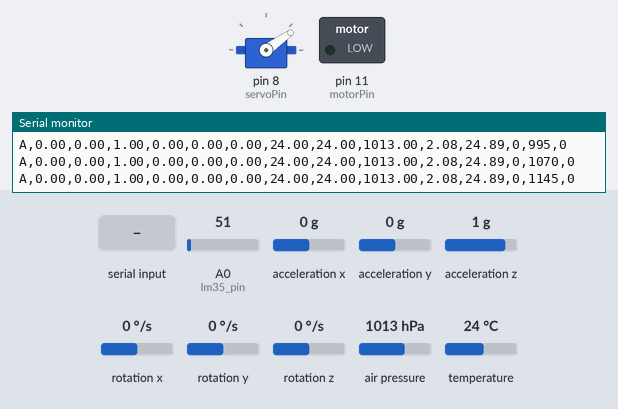
A sketch run on a simulated Arduino Uno, built with avr-gcc and run on an emulated ATmega328P. Shown: servo, switched loads named in the sketch (green lamp = pin HIGH), the last lines printed to the serial monitor. Wiring (inferred from the names in the program): MPU-6050 motion sensor at I2C address 0x68. The inputs (shaded band) are chosen by the test bench; at power-on: A0 (lm35_pin) = 51, acceleration x 0 g, acceleration y 0 g, acceleration z 1 g, rotation x 0 °/s, rotation y 0 °/s, rotation z 0 °/s, air pressure 1013 hPa, temperature 24 °C.

Above: at 1.2 s.
1.3 s: "I" received over Serial
At 2.3 s:
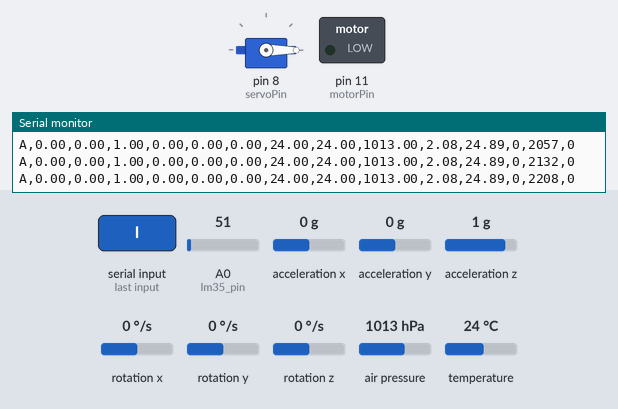
2.8 s: byte 75 ('K') received over Serial
At 4.0 s:
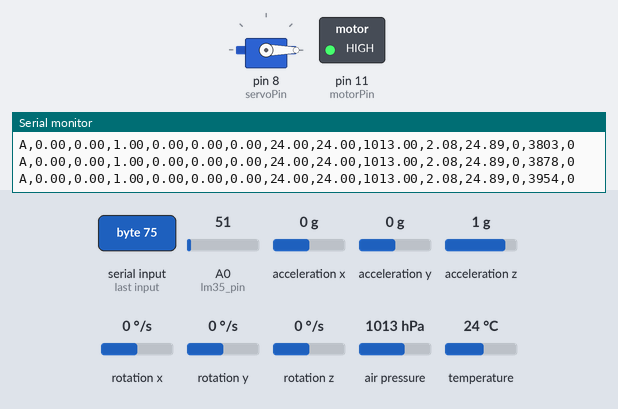
4.3 s: byte 78 ('N') received over Serial
At 4.8 s:
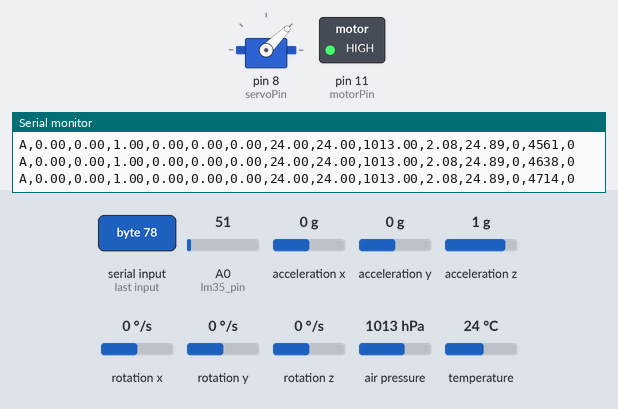
5.8 s: byte 76 ('L') received over Serial
At 6.6 s:
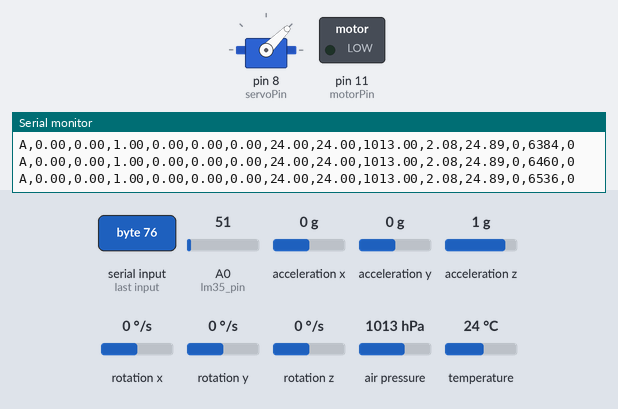
7.3 s: byte 79 ('O') received over Serial
At 8.0 s:
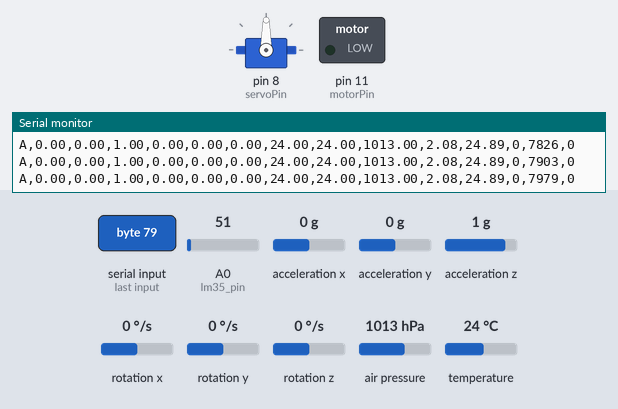
8.8 s: byte 75 ('K') received over Serial
At 9.8 s:
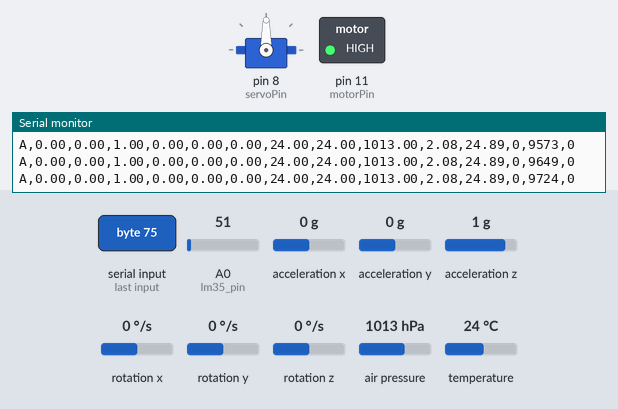
Timing chart, 0 to 11.3 s (numbered marks = the images above; inputs shaded):
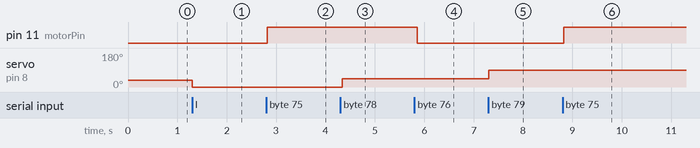

The sketch:

OFS.ino
```cpp
#include <Wire.h> // I2C library
#include <Adafruit_Sensor.h>
#include <Adafruit_BMP280.h>
#include <Servo.h>

/* Constants */
// MPU-6050
const int MPU_6050_addr = 0x68; // I2C address of the MPU-6050
const byte PWR_MGMT_1 = 0x6B; // PWR_MGMT_1 register address of the MPU-6050
const byte ACCEL_CONFIG = 0x1C; // ACCEL_CONFIG register address of the MPU-6050
const byte ACCEL_XOUT_H = 0x3B; // ACCEL_XOUT_H register address of the MPU-6050
const byte GYRO_CONFIG = 0x1B; // GYRO_CONFIG register address of the MPU-6050
const int lm35_pin = A0;
const int servoPin = 8;
const int motorPin = 11;

/* Variables */
// MPU-6050
float MPU_6050_AccX;
float MPU_6050_AccY;
float MPU_6050_AccZ;
float MPU_6050_Temp;
float MPU_6050_GyroX;
float MPU_6050_GyroY;
float MPU_6050_GyroZ;
float extTemp;

// BMP280
Adafruit_BMP280 bme;
float bmeTemp;
float bmePressure;
float bmeAltitude;

/* Slopes */
float AccXSlope;
float AccYSlope;
float AccZSlope;
float GyroXSlope;
float GyroYSlope;
float GyroZSlope;
float pressureSlope;
float altitudeSlope;

float accXCalibration = 0;
float accYCalibration = 0;
float accZCalibration = 0;
float gyroXCalibration = 0;
float gyroYCalibration = 0;
float gyroZCalibration = 0;

unsigned long prevTime;
unsigned long currTime;
float AccXPrev;
float AccYPrev;
float AccZPrev;
float GyroXPrev;
float GyroYPrev;
float GyroZPrev;
float pressurePrev;
float altitudePrev;

Servo Servo1;

int tele = 1;
int motorOn = 0;
int parachuteOut = 0;
int autoChange = 1;
int armed = 0;
unsigned long liveTime = 0;
unsigned long armedTime = 0;
unsigned long missionTime = 0;
int intialAltitude = 0;
unsigned long drivingStartTime = 0;
int firstLanding = 0;

int didReleaseParachute = 0;
int didDrive = 0;

/*
 * 0: Unarmed
 * 1: Pre-Flight
 * 2: Flight
 * 3: Landed
 * 4: Post-Landing
 * 5: Manual Control
 */
int flightState = 0;

void updateState() {
  if(autoChange == 1) {
    switch (flightState) {
    case 0: // Unarmed -> Pre-Flight
      if(armed == 1) {
        intialAltitude = bmeAltitude;
        flightState = 1;
        armedTime = liveTime;
      }
      break;
    case 1: // Pre-Flight -> Flight
      flightState = 2;
      break;
    case 2: // Flight -> Landed
      if(missionTime > 360000) {
        flightState = 3;
      }
      break;
    case 3: // Landed -> Post-Landing
      /*
      if(didReleaseParachute == 1 && didDrive == 1) {
        flightState = 4;
      }
      */
      break;
    case 4: // Post-Landing
      firstLanding = 0;
      break;
    case 5: // Manual Control
      break;
    default:
      break;
    }
  }
}

void calibrateAll() {
  accXCalibration = 0 - MPU_6050_AccX;
  accYCalibration = 0 - MPU_6050_AccY;
  accZCalibration = 0 - MPU_6050_AccZ;
  gyroXCalibration = 0 - MPU_6050_GyroX;
  gyroYCalibration = 0 - MPU_6050_GyroY;
  gyroZCalibration = 0 - MPU_6050_GyroZ;
}

void resetCalibration() {
  accXCalibration = 0;
  accYCalibration = 0;
  accZCalibration = 0;
  gyroXCalibration = 0;
  gyroYCalibration = 0;
  gyroZCalibration = 0;
}

void receiveUplink() {
  if(Serial.available() > 0) {
   char input = Serial.read();
   if(input == 'A') {
    resetCalibration();
   } else if(input == 'B') {
    calibrateAll();
   } else if(input == 'C') {
    flightState = 5;
    autoChange = 0;
    finishDriving();
   } else if(input == 'D') {
    armed = 1;
   } else if(input == 'E') {
    flightState = 1;
   } else if(input == 'F') {
    flightState = 2;
   } else if(input == 'G') {
    flightState = 3;
   } else if(input == 'H') {
    flightState = 4;
   } else if(input == 'I') {
    releaseParachute();
   } else if(input == 'J') {
    attachParachute();
   } else if(input == 'K') {
    beginDriving();
   } else if(input == 'L') {
    finishDriving();
   } else if(input == 'M') {
    Servo1.write(0);
   } else if(input == 'N') {
    Servo1.write(45);
   } else if(input == 'O') {
    Servo1.write(90);
   }
  }
}

void sendTelemetry() {
  if(tele == 1) {
      Serial.println("A," + String(MPU_6050_AccX, 2) + "," + String(MPU_6050_AccY, 2) + "," + String(MPU_6050_AccZ, 2) + "," + String(MPU_6050_GyroX,2 ) + "," + String(MPU_6050_GyroY, 2) + "," + String(MPU_6050_GyroZ, 2) + "," + String(MPU_6050_Temp, 2) + "," + String(bmeTemp, 2) + "," + String(bmePressure, 2) + "," + String(bmeAltitude, 2) + "," + String(extTemp, 2) + "," + String(flightState) + "," + String(liveTime) + "," + String(missionTime));
      // Serial.println("B," + String(motorOn) + "," + String(parachuteOut) + "," + String(autoChange) + "," + String(isDriving) + "," + String(didDrive) + "," + String(drivingTime));
   }
}

void releaseParachute() {
  Servo1.write(0);
  parachuteOut = 1;
}

void attachParachute() {
  Servo1.write(45);
  parachuteOut = 0;
}

void beginDriving() {
  digitalWrite(motorPin, HIGH);
  motorOn = 1;
}

/*
void drive() {
  didDrive == 1;
  if(isDriving == 1) {
    if(millis() - drivingTime > 20000) {
      isDriving = 0;
      drivingTime = 0;
      finishDriving();
    }
  } else {
    isDriving = 1;
    drivingTime = millis();
    beginDriving();
  }
}
*/

void finishDriving() {
  digitalWrite(motorPin, LOW);
  motorOn = 0;
}

void calculateSlopes() {
  if(currTime - prevTime > 1000) {
    AccXSlope = (MPU_6050_AccX - AccXPrev) / (currTime - prevTime) * 100;
    AccYSlope = (MPU_6050_AccY - AccYPrev) / (currTime - prevTime) * 100;
    AccZSlope = (MPU_6050_AccZ - AccZPrev) / (currTime - prevTime) * 100;
    GyroXSlope = (MPU_6050_GyroX - GyroXPrev) / (currTime - prevTime);
    GyroYSlope = (MPU_6050_GyroY - GyroYPrev) / (currTime - prevTime);
    GyroZSlope = (MPU_6050_GyroZ - GyroZPrev) / (currTime - prevTime);
    pressureSlope = (bmePressure - pressurePrev) / (currTime - prevTime);
    altitudeSlope = (bmeAltitude - altitudePrev) / (currTime - prevTime);
    AccXPrev = MPU_6050_AccX;
    AccYPrev = MPU_6050_AccY;
    AccZPrev = MPU_6050_AccZ;
    GyroXPrev = MPU_6050_GyroX;
    GyroYPrev = MPU_6050_GyroY;
    GyroZPrev = MPU_6050_GyroZ;
    pressurePrev = bmePressure;
    altitudePrev = bmeAltitude;
    prevTime = currTime;
  }
}

void collectData() {
  Wire.beginTransmission(MPU_6050_addr);
  Wire.write(ACCEL_XOUT_H); // ACC_XOUT_H register
  Wire.endTransmission();
  Wire.requestFrom(MPU_6050_addr, 14); // Requesting 14 bytes from the MPU-6050
  MPU_6050_AccX = Wire.read() << 8 | Wire.read();
  MPU_6050_AccY = Wire.read() << 8 | Wire.read();
  MPU_6050_AccZ = Wire.read() << 8 | Wire.read();
  MPU_6050_Temp = Wire.read() << 8 | Wire.read();
  MPU_6050_GyroX = Wire.read() << 8 | Wire.read();
  MPU_6050_GyroY = Wire.read() << 8 | Wire.read();
  MPU_6050_GyroZ = Wire.read() << 8 | Wire.read();
  MPU_6050_AccX = MPU_6050_AccX / 4096;
  MPU_6050_AccY = MPU_6050_AccY / 4096;
  MPU_6050_AccZ = MPU_6050_AccZ / 4096;
  MPU_6050_AccX = MPU_6050_AccX + accXCalibration;
  MPU_6050_AccY = MPU_6050_AccY + accYCalibration;
  MPU_6050_AccZ = MPU_6050_AccZ + accZCalibration;
  MPU_6050_Temp = MPU_6050_Temp / 340 + 36.53;
  MPU_6050_GyroX = MPU_6050_GyroX / 65.5;
  MPU_6050_GyroY = MPU_6050_GyroY / 65.5;
  MPU_6050_GyroZ = MPU_6050_GyroZ / 65.5;
  MPU_6050_GyroX = MPU_6050_GyroX + gyroXCalibration;
  MPU_6050_GyroY = MPU_6050_GyroY + gyroYCalibration;
  MPU_6050_GyroZ = MPU_6050_GyroZ + gyroZCalibration;
  int temp_adc_val;
  float temp_val;
  temp_adc_val = analogRead(lm35_pin);  /* Read Temperature */
  temp_val = (temp_adc_val * 4.88); /* Convert adc value to equivalent voltage */
  temp_val = (temp_val/10); /* LM35 gives output of 10mv/°C */
  extTemp = temp_val;
  bmeTemp = bme.readTemperature();
  bmePressure = bme.readPressure() / 100.0F;
  bmeAltitude = bme.readAltitude(1013.25);
  currTime = millis();

  /*
      Serial.print("MPU-6050 Acc X-Axis  = "); Serial.print(MPU_6050_AccX,2); Serial.println(" [g]");
      Serial.print("MPU-6050 Acc Y-Axis  = "); Serial.print(MPU_6050_AccY,2); Serial.println(" [g]");
      Serial.print("MPU-6050 Acc Z-Axis  = "); Serial.print(MPU_6050_AccZ,2); Serial.println(" [g]");
      Serial.print("MPU-6050 Gyro X-Axis = "); Serial.print(MPU_6050_GyroX,2); Serial.println(" [deg/s]");
      Serial.print("MPU-6050 Gyro Y-Axis = "); Serial.print(MPU_6050_GyroY,2); Serial.println(" [deg/s]");
      Serial.print("MPU-6050 Gyro Z-Axis = "); Serial.print(MPU_6050_GyroZ,2); Serial.println(" [deg/s]");
      Serial.print("MPU-6050 Temperature = "); Serial.print(MPU_6050_Temp,1); Serial.println(" [*C]");
      Serial.println("------");
      Serial.print("BMP280 Temperature   = "); Serial.print(bmeTemp); Serial.println(" [*C]");
      Serial.print("BMP280 Pressure      = "); Serial.print(bmePressure); Serial.println(" [hPa]");
      Serial.print("BMP280 Approx Alt    = "); Serial.print(bmeAltitude); Serial.println(" [m]");
      Serial.println("------");
  */

  // calculateSlopes();
}

void setup() {
  Wire.begin();
  Wire.beginTransmission(MPU_6050_addr);
  Wire.write(PWR_MGMT_1);
  Wire.write(0); // Waking up the MPU-6050
  Wire.endTransmission();
  Wire.beginTransmission(MPU_6050_addr);
  Wire.write(ACCEL_CONFIG);
  Wire.write(0x10); // Setting the acceleration full scale range to plus minus 8g
  Wire.endTransmission();
  Wire.beginTransmission(MPU_6050_addr);
  Wire.write(GYRO_CONFIG);
  Wire.write(0x10); // Setting the gyro full scale range to plus minus 250 degrees per second
  Wire.endTransmission();

  Servo1.attach(servoPin);
  Servo1.write(35);
  parachuteOut = 0;

  bme.begin();

  pinMode(motorPin, OUTPUT);
  digitalWrite(motorPin, LOW);
  motorOn = 0;

  Serial.begin(9600);
  Serial.println( "Arduino started sending bytes via XBee" );
}

void loop() {
  liveTime = millis();
  if(armedTime != 0) {
    missionTime = liveTime - armedTime;
  }

  updateState();

  switch (flightState) {
  case 0: // Unarmed
    break;
  case 1: // Pre-Flight
    break;
  case 2: // Flight
    break;
  case 3: // Landed
    if(firstLanding == 0) {
      delay(2000);
      releaseParachute();
      didReleaseParachute = 1;
      delay(2000);
      drivingStartTime = liveTime;
      beginDriving();
      firstLanding = 1;
    } else {
      /*
      if(liveTime > 30000 + drivingStartTime) {
        finishDriving();
        didDrive = 1;
        delay(2000);
      }
      */
    }
    break;
  case 4: // Post-Landing
    break;
  case 5: // Manual Control
    break;
  default:
    break;
  }

  collectData();
  receiveUplink();
  sendTelemetry();
  delay(50);
}
```

Measured:
- after the input at 1.3 s, servo on pin 8 (servoPin): 35° → 0° at once
- after the input at 2.8 s, pin 11 (motorPin): LOW → HIGH at once
- after the input at 4.3 s, servo on pin 8 (servoPin): 0° → 45° at once
- after the input at 5.8 s, pin 11 (motorPin): HIGH → LOW after 0.06 s
- after the input at 7.3 s, servo on pin 8 (servoPin): 45° → 90° at once
- after the input at 8.8 s, pin 11 (motorPin): LOW → HIGH at once
